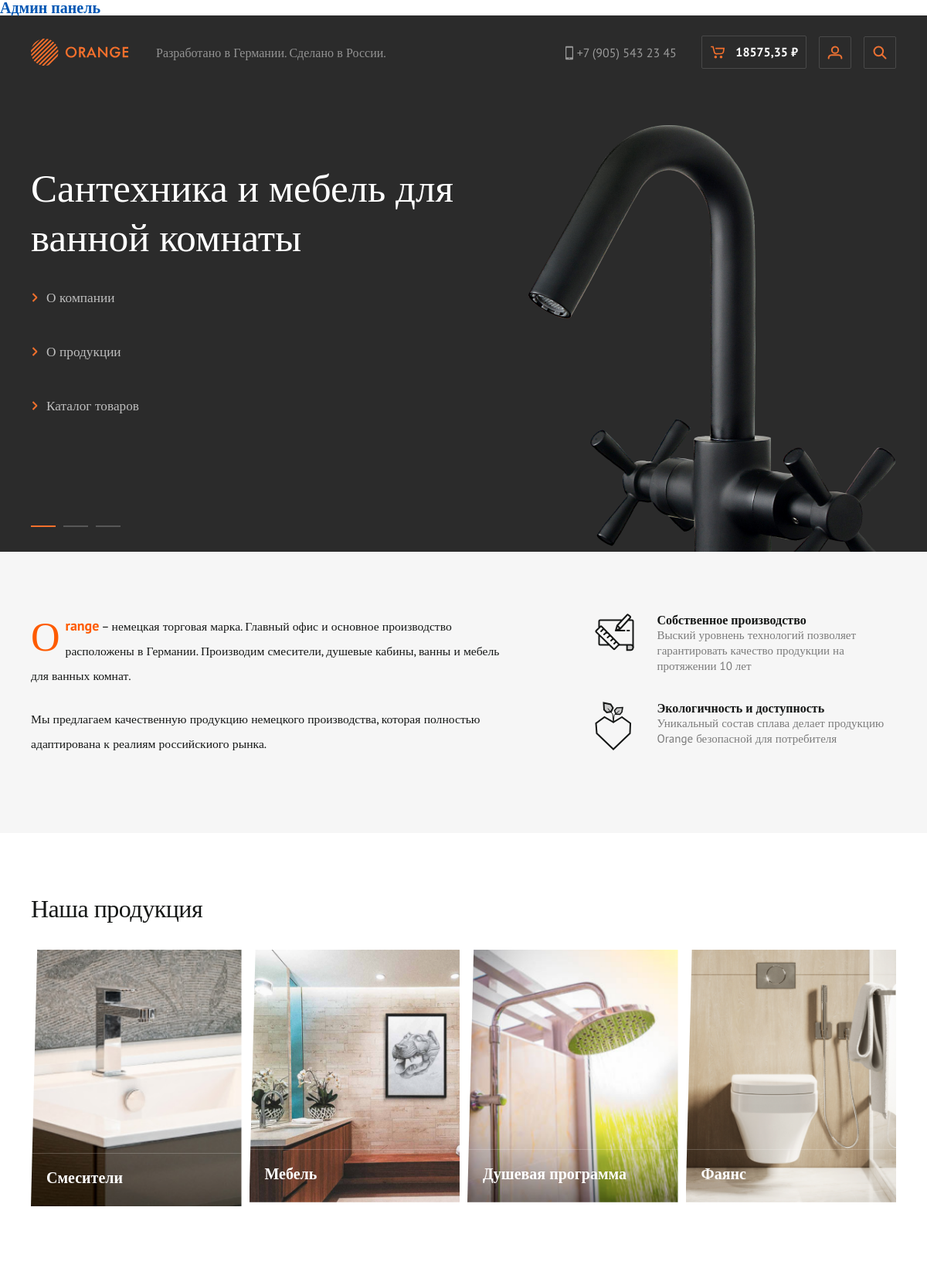
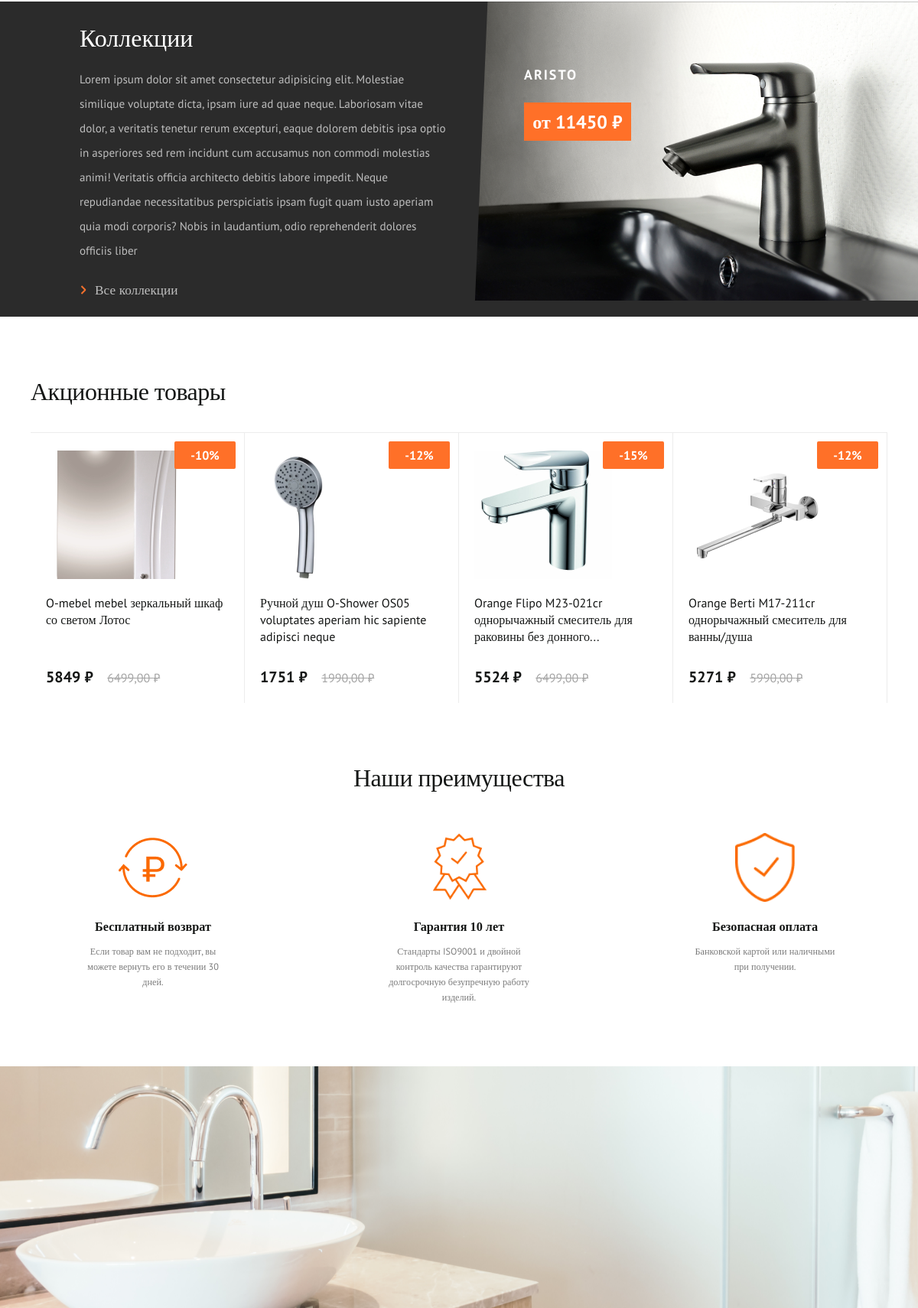
/ (signed in, upper part), run on the app's committed database (2 pictures, top to bottom).
### carts/models.py (models this page shows, shortened)
class UserCart(models.Model):
    user = models.ForeignKey(User, on_delete=models.CASCADE, blank=True, null=True, verbose_name="Пользователь")
    product = models.ForeignKey(Product, on_delete=models.CASCADE, verbose_name='Товар')
    quantity = models.PositiveSmallIntegerField(default=0, verbose_name='Количество')
    create_time = models.DateTimeField(auto_now_add=True, verbose_name='Дата добавления')
    session_key = models.CharField(max_length=32, null=True, blank=True,verbose_name='Ключ сессии')
    promo_code_id = models.ForeignKey("PromoCode", on_delete=models.CASCADE, verbose_name='Промо-код', null=True, blank=True)
    class Meta:
        verbose_name = 'Корзина пользователя'
        verbose_name_plural = 'Корзина пользователя'
    objects = CartQueryset().as_manager()#Менеджер для корзины покупок
    def get_product_price(self):
        return round(self.product.sell_price() * self.quantity, 0)

class PromoCode(models.Model):
    code_value = models.CharField(max_length=13, unique=True, null=False, blank=False, verbose_name='Промо-код')
    value_discont = models.SmallIntegerField(verbose_name='% скидки по промо-коду')
    create_code = models.DateTimeField(auto_now_add=True, verbose_name='Дата создания промокода')
    activate_code = models.DateTimeField(null=True, blank=True, verbose_name='Дата активации промокода')
    user_cart_id = models.ForeignKey(UserCart, on_delete=models.CASCADE, verbose_name='Корзина покупок', null=True, blank=True)
    user_id = models.ForeignKey(User, on_delete=models.CASCADE, verbose_name='Пользователь', null=True, blank=True)
    is_active = models.BooleanField(default=True, verbose_name='Статус действия промокода')
    class Meta:
        verbose_name = 'Промо-код на скидку'
        verbose_name_plural = 'Промо-коды на скидку'

### products/models.py (models this page shows, shortened)
class Product(models.Model):
    name = models.CharField(max_length=100, unique=True, null=False, blank=False, verbose_name='Название товара')
    slug = models.SlugField(max_length=100, unique=True, null=False, blank=False, db_index=True, verbose_name='URL-товара')
    short_description = models.TextField(max_length=500, unique=True, null=False, blank=False, verbose_name='Краткое описание товара')
    description = models.TextField(max_length=1000, unique=True, null=False, blank=False, verbose_name='Полное описание товара')
    promo = models.BooleanField(default=False, verbose_name='Акционный товар')
    image = models.ImageField(upload_to="Product/", verbose_name='Главное фото товара')
    price = models.DecimalField(default=0.00, max_digits=7, decimal_places=2, verbose_name='Цена')
    discount = models.DecimalField(default=0.00, max_digits=4, decimal_places=2, verbose_name='Скидка в %')
    quantity = models.PositiveIntegerField(default=0, verbose_name='Остаток')
    color = models.ManyToManyField(ColorProduct, related_name='color', verbose_name='Цвет товара')
    collection  = models.ForeignKey(Collection, on_delete=models.CASCADE, verbose_name="Коллекция")
    category = models.ForeignKey(Category, on_delete=models.CASCADE, verbose_name="Категория")
    time_create  = models.DateTimeField(auto_now_add=True, verbose_name='Дата создания товара')
    time_update = models.DateTimeField(auto_now=True, verbose_name='Дата обновления товара')
    equipment  = models.ManyToManyField(EquipmentProductInstance, related_name='equipment', verbose_name='Комплектация товара')
    advantages  = models.ManyToManyField(AdvantagesProduct,  related_name='advantages', verbose_name='Преимущества товара')
    connectionDiagram = models.ImageField(upload_to='connectionDiagram/', verbose_name='Схема подключения или монтажа')
    characteristics  = models.ManyToManyField(Characteristics, related_name='characteristics', verbose_name='Характеристики товара' )
    def sell_price(self):
        if self.discount:
            return round(self.price - (self.price*self.discount/100), 0)
        return self.price
    def get_absolute_url(self):
        return reverse_lazy('product', kwargs={'product_slug':self.slug})
    class Meta:
        verbose_name = 'Товар'
        verbose_name_plural = 'Товары'

class Category(MPTTModel):
    name = models.CharField(max_length=50,  unique=True, null=False, blank=False, verbose_name='Название категории')
    slug = models.SlugField(max_length=50, unique=True, null=False, blank=False, db_index=True, verbose_name='URL-категории')
    image = models.ImageField(upload_to="Categoty/", verbose_name='Фото категории')
    image2 = models.ImageField(upload_to="Categoty_2/" ,null=True, blank=True, verbose_name='Фото 2 категории')
    description = models.TextField(max_length=2000, unique=True, verbose_name='Описание категории')
    parent = TreeForeignKey(
        'self',
        related_name="children",
        on_delete=models.SET_NULL,
        null=True,
        blank=True
    )
    def get_absolute_url(self):
        return reverse('category', kwargs={'category_slug':self.slug})
    class MPTTMeta:
        order_insertion_by = ['name']
    class Meta:
        unique_together = [['parent', 'slug']]
        verbose_name = 'Категория товара'
        verbose_name_plural = 'Категории товаров'

class Collection(models.Model):
        name = models.CharField(max_length=50, unique=True, null=False, blank=False, verbose_name='Название колекции')
        description = models.TextField(max_length=500, null=False, blank=False, verbose_name='Описание колекции')
        slug = models.SlugField(max_length=50, unique=True, null=False, blank=False, db_index=True, verbose_name='URL-коллекции')
        year = models.CharField(max_length=4, null=False, blank=False, verbose_name='Год выпуска коллекции')
        image = models.ImageField(upload_to="Collection/", verbose_name='Фото коллекции', null=False, blank=False )
        class Meta:
            verbose_name = 'Коллекция товара'
            verbose_name_plural = 'Коллекция товаров'

### orangeMainApp/models.py (models this page shows, shortened)
class OurBenefits(models.Model):
    title = models.CharField(max_length=100, blank=False, null=False,verbose_name='Заголовок')
    description = models.TextField(max_length=1000, blank=False,null=False, verbose_name='Содержиние')
    image = models.ImageField(upload_to="OurBenefits/", verbose_name='Изображение')
    class Meta:
        verbose_name = 'Наше преимущество'
        verbose_name_plural =' Наши преимущества'

class PromoSectionBG(models.Model):
    title = models.CharField(max_length=100,blank=False, null=False,verbose_name='Заголовок')
    image = models.ImageField(upload_to="PromoSectionBG/", verbose_name='Изображение ссылки')
    class Meta:
        verbose_name = 'Фон для promo_section'
        verbose_name_plural ='Фон для promo_section'

### orangeMainApp/views.py (the view)
# urls.py: path('',Homepage.as_view(), name='home'),#Главная страница
class Homepage(CartSumMixin,TemplateView):
    template_name = 'orangeMainApp/index.html'
    def get_context_data(self, *, object_list=None, **kwargs):
        context = super().get_context_data(**kwargs)
        c_def = self.get_user_context()
        context['title'] = "Магазин сантехники Orange"
        context = dict(list(context.items()) + list(c_def.items()))
        return context

### orangeMainApp/templates/orangeMainApp/index.html (shortened to what this page needs)
{% extends "base.html" %}
{% load mptt_tags %}
{% load static %}
{% load orangeMainApp_tag %}
{% block title_nav_block %}
<div class="title_nav_block">
	<p class="title_nav">
			Разработано в Германии. Сделано в России.
	</p>
</div>
{% endblock title_nav_block %}
{% block headerSlider %}
	{% include 'include/slider_header.html' %}
{% endblock headerSlider %}
{% block content %}
	<section class="title_info_section">
		{% include "include/about_us_templates.html" %}
		{% our_products_cart_list %}
	</section>
	<section class="collection_info_section">
		{% collection_first %}
	</section>
	<section class="promotional_goods_section">
		{% product_promo_list %}
	</section>
	<section class="our_benefits_section">
		{% our_benefits_list %}
	<section class="promo_section">
		{% our_promo_list %}
	</section>
{% endblock %}

### templates/base.html (shortened to what this page needs)
{% load mptt_tags %}
{% load bootstrap4 %}
{% load static %}
{% load static %}
{% load orangeMainApp_tag %}
{% load products_tag %}
<!DOCTYPE html>
<html lang="en">
<head>
    {% bootstrap_css %}
    <link rel="stylesheet" href="{% static '/css/style.css' %}">
    <link rel="stylesheet" href="{% static '/css/min_style.css'%}">
    <link rel="stylesheet" href="{% static '/css/statick_style.css'%}">
    <link rel="stylesheet" href="{% static '/css/mobile_style.css'%}">
</head>
<body>
    {% if user.is_admin or user.is_staff %}
    <a class="admin_link" href="{% url 'admin:index' %}">Админ панель</a>
    {% endif %}
    <div class="wrapper">
        <header class="header_main_block">
            <div class="header_block_container">
                <nav class="nav_header">
                    <div class="block_logo">
                        <a href="/" target="_blank"><img src="{% static 'images/header/logo.svg'%}" alt="Логотип"></a>
                    </div>
                    {% block title_nav_block %}{% endblock title_nav_block %}
                    <div class="nav_block_data">
                        <div class="nav_link">
                            <a href="tel:+7 (905) 543 23 45" class="nav_link_tel">+7 (905) 543 23 45</a>
                        </div>
                        <div class="data_cart">
                            <a href="{% url 'user_cart' %}">
                                <img src="{% static '/images/header/cart.svg' %}" alt="Корзина" class="cart_img">
                                <span class="value_cart">{{carts_list.price_discount}} &#8381</span>
                            </a>
                        </div>
                        <div class="data_account">
                            {% if user.is_authenticated %}
                            <a href="{% url 'profile' %}" title="Кабинет {{user}}" >
                                <img src="{% static 'images/header/user.svg'%}" alt="Пользователь">
                            </a>
                            {% else %}
                            <a href="{% url 'login' %}">
                                <img src="{% static 'images/header/user.svg'%}" alt="Пользователь">
                            </a>
                            {% endif %}
                        </div>
                        <div class="data_seach_btn">
                            <button class="seach_btn">
                                <img src="{% static 'images/header/search_btn.svg'%}" alt="Поиск">
                            </button>
                        </div>
                    </div>
                </nav>
                {% block headerSlider %}{% endblock headerSlider%}
            </div>
        </header>
        <main class="main">
            {% block content %}{% endblock %}
</body>
</html>

### orangeMainApp/templates/orangeMainApp/tags/our_products_cart_list.html
{% load mptt_tags %}
<div class="our_products_main">
	<div class="our_products_block">
		<h2 class="h2_some_block_title_32_pb_35">Наша продукция</h2>
		<div class="our_products_cart_list">
			{% for cat in cats_list %}
			{% if cat.level == 0 %}
			<a href="{{ cat.get_absolute_url }}" class="products_category_link">
				<div class="products_category">
					<img src="{{ cat.image.url }}" alt="Фото товара"
						class="img_cat_product">
					<div class="products_category_name">
						<p>{{ cat.name }}</p>
					</div>
				</div>
			</a>
			{% endif %}
			{% endfor %}
		</div>
	</div>
</div>

### orangeMainApp/templates/orangeMainApp/tags/collection_info_section.html
{% load static %}
<div class="collection_dark_block">
	<div class="collection_dark_content">
		<h2 class="collection_info_title">Коллекции</h2>
		<p class="collection_info_content">
			{{ collection.description }}
		</p>
		<div class="all_collection_link_block">
			<ul class="slider_header_list">
				<li class="slider_header_items"><img src="{% static 'images/header/arrow_menu.svg' %}" alt=""><a href="#">Все
						коллекции</a>
				</li>
		</div>
	</div>
</div>
<div class="collection_img_block">
	<div class="collection_info">
		<h3 class="h3_18_white_pb_20">
			{{ collection.name }}
		</h3>
		<div class="price_cart">
			от {{ min_price }} ₽
		</div>
	</div>
	<img src="{{ collection.image.url }}" alt="Фон блока" class="bg_collection_block">
</div>

### orangeMainApp/templates/orangeMainApp/tags/promo_product_list.html
<div class="promotional_goods_block">
	<h2 class="h2_some_block_title_32_pb_35">
		Акционные товары
	</h2>
	<div class="promotional_goods_block_list">
		{% for product in product_promo %}
		<div class="promotional_goods_cart">
			<div class="discount_value">
				<p>-{{product.discount|floatformat}}%</p>
			</div>
			<img src="{{ product.image.url }}" alt="Фото">
			<p class="p16_Sans promotional_goods_cart_title">
				<a href="{{ product.get_absolute_url }}">
				{{ product.name }} {{product.short_description| truncatechars:50}}
				</a>
			</p>
			<div class="promotional_goods_cart_footer">
				<span class="promotional_goods_price">{{ product.sell_price }} &#8381</span>
				<s class="promotional_goods_old_price">{{ product.price }} &#8381</s>
			</div>
		</div>
		{% endfor %}
	</div>
</div>

### orangeMainApp/templates/orangeMainApp/tags/our_benefits_list.html
<div class="our_benefits_block">
	<h3 class="h2_32_center">Наши преимущества</h3>
	<div class="our_benefits_list">
		{% for benefits in our_benefits %}
		<div class="benefits_item">
			<div class="img_item_benefits">
				<img src="{{ benefits.image.url }}" alt="Фото">
			</div>
			<div>
				<p class="p20-16_p24_12">{{ benefits.title }}</p>
				<p class="p15_sans_grey">{{ benefits.description }}</p>
			</div>
		</div>
		{% endfor %}
		</div>
	</div>
</div>

### orangeMainApp/templates/orangeMainApp/tags/promo_section.html (shortened to what this page needs)
<div id="carouselExampleSlidesOnly" class="carousel slide" data-ride="carousel">
	<div class="carousel-inner">
	{% for slide in sliders %}
		<div class="carousel-item  {% if forloop.counter0 == 0 %} active {% endif %} " data-interval="5000">
			<img src="{{ slide.image.url }}" class="d-block w-100 bg_img" alt="{{ slide.title }}">
		</div>
	{% endfor %}
	</div>
</div>

### data on the page
UserCart: price_discount "18575,35"
Category: image (picture), name "Смесители"
Category: image (picture), name "Мебель"
Category: image (picture), name "Душевая программа"
Category: image (picture), name "Фаянс"
Collection: description "Lorem ipsum dolor sit amet consectetur adipisicing elit. Molestiae similique voluptate dicta, ipsam iure ad quae neque. Laboriosam vitae dolor, a veritatis tenetur rerum excepturi, eaque dolorem debitis ipsa optio in asperiores sed rem incidunt cum accusamus non commodi molestias animi! Veritatis officia architecto debitis labore impedit. Neque repudiandae necessitatibus perspiciatis ipsam fugit quam iusto aperiam quia modi corporis? Nobis in laudantium, odio reprehenderit dolores officiis liber", name "ARISTO", image (picture)
Product: discount "10", image (picture), name "O-mebel", short_description "mebel зеркальный шкаф со светом Лотос", sell_price "5849", price "6499,00"
Product: discount "12", image (picture), name "Ручной душ O-Shower OS05", short_description "voluptates aperiam hic sapiente adipisci neque", sell_price "1751", price "1990,00"
Product: discount "15", image (picture), name "Orange Flipo M23-021cr", short_description "однорычажный смеситель для раковины без донного...", sell_price "5524", price "6499,00"
Product: discount "12", image (picture), name "Orange Berti M17-211cr", short_description "однорычажный смеситель для ванны/душа", sell_price "5271", price "5990,00"
OurBenefits: image (picture), title "Бесплатный возврат", description "Если товар вам не подходит, вы можете вернуть его в течении 30 дней."
OurBenefits: image (picture), title "Гарантия 10 лет", description "Стандарты ISO9001 и двойной контроль качества гарантируют долгосрочную безупречную работу изделий."
OurBenefits: image (picture), title "Безопасная оплата", description "Банковской картой или наличными при получении."
PromoSectionBG: image (picture)

### other printed values
{{ min_price }} "11450"
